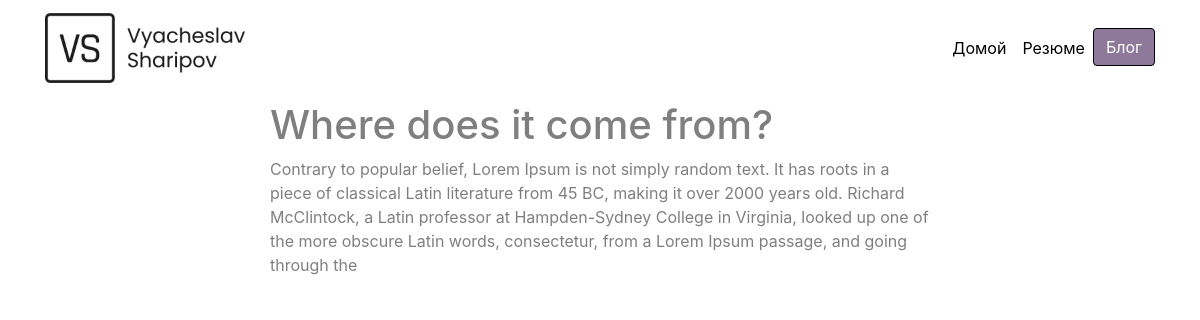
Page /blog/7/ on the committed database.
### blog/models.py (models this page shows, shortened)
class Blogs(models.Model):
    title = models.CharField(max_length=100)
    date = models.DateField(auto_now=True)
    description = models.CharField(max_length=350)

### blog/views.py (the view)
# urls.py: path('<int:blog_id>/', views.detail, name='detail')
def detail(requests, blog_id):
    blog = get_object_or_404(Blogs, pk=blog_id)
    return render(requests, 'blog/detail.html', { 'blog': blog })

### blog/templates/blog/detail.html
{% extends 'portfolio/base.html' %}
{% block content %}
<div class="container">
    <div class="row">
        <div class="col-md">
            <h1 class="">{{ blog.title }}</h1>
        </div>
    </div>
    <div class="row">
        <div class="col-md">
            <p>{{ blog.description }}</p>
        </div>
    </div>
</div>
{% endblock %}

### portfolio/static/portfolio/custom.css (style rules this page uses)
.container { color: rgba(0, 0, 0, 0.5) !important; }

### rows in the picture
Blogs: title "Where does it come from?", description "Contrary to popular belief, Lorem Ipsum is not simply random text. It has roots in a piece of classical Latin literature from 45 BC, making it over 2000 years old. Richard McClintock, a Latin professor at Hampden-Sydney College in Virginia, looked up one of the more obscure Latin words, consectetur, from a Lorem Ipsum passage, and going through the"
